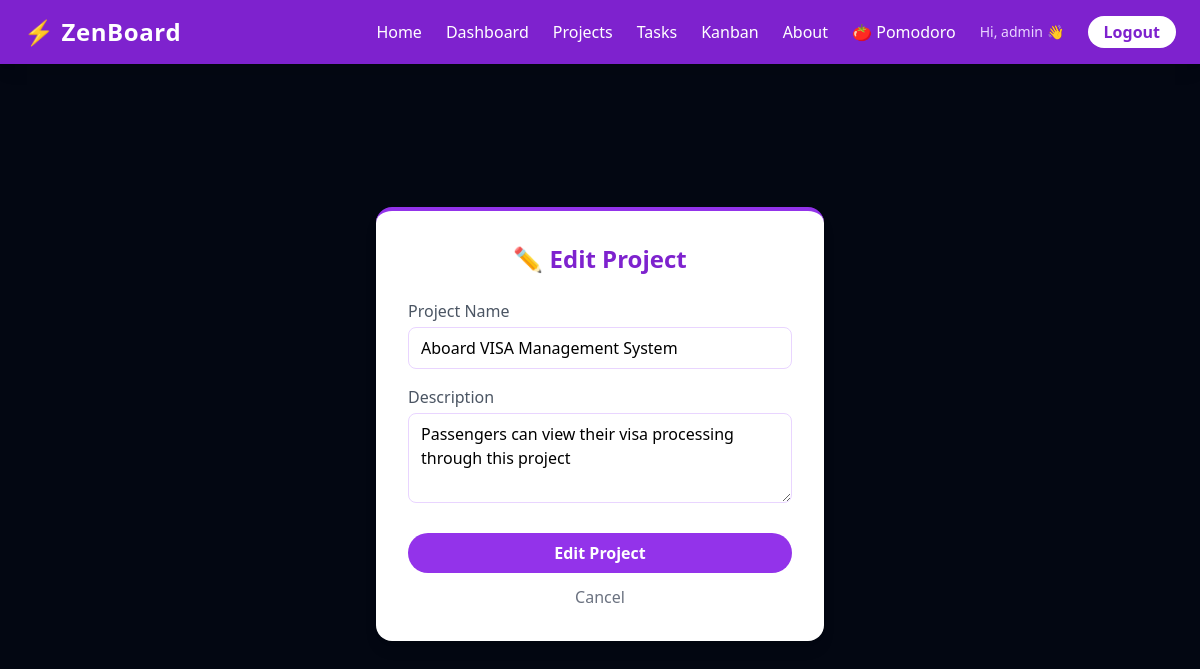
/projects/edit/3/ (signed in), run on the app's committed database.
### tasks/models.py (models this page shows, shortened)
class Project(models.Model):
    name = models.CharField(max_length=200)
    description = models.TextField(blank=True)
    owner = models.ForeignKey(User, on_delete=models.CASCADE)
    created_at = models.DateTimeField(auto_now_add=True)

### tasks/views.py (the view)
# urls.py: path('projects/edit/<int:pk>/', views.project_edit, name='project_edit'),
@login_required
def project_edit(request, pk):
    project = get_object_or_404(Project, id=pk, owner=request.user)
    if request.method == 'POST':
        project.name = request.POST['name']
        project.description = request.POST.get('description', '')
        project.save()
        return redirect('project_list')
    return render(request, 'tasks/project_form.html', {'action': 'Edit', 'project': project})

### templates/tasks/project_form.html (shortened to what this page needs)
{% extends 'tasks/base.html' %}
{% block content %}
<div class="flex justify-center items-center min-h-[80vh]">
    <div class="bg-white rounded-2xl shadow-lg p-8 w-full max-w-md border-t-4 border-purple-600">
        <h2 class="text-2xl font-bold text-purple-700 mb-6 text-center">
            {% if action == 'Edit' %}✏️ Edit Project{% else %}📁 New Project{% endif %}
        </h2>
        <form method="POST">
            <div class="mb-4">
                <label class="block text-gray-600 font-medium mb-1">Project Name</label>
                <input type="text" name="name" value="{{ project.name }}"
                    class="w-full border border-purple-200 rounded-lg px-3 py-2 focus:outline-none focus:border-purple-500"
                    required>
            </div>
            <div class="mb-4">
                <label class="block text-gray-600 font-medium mb-1">Description</label>
                <textarea name="description" rows="3"
                    class="w-full border border-purple-200 rounded-lg px-3 py-2 focus:outline-none focus:border-purple-500">{{ project.description }}</textarea>
            </div>
            <button type="submit" class="w-full bg-purple-600 text-white py-2 rounded-full font-semibold hover:bg-purple-700 transition mt-2">
                {{ action }} Project
            </button>
            <a href="{% url 'project_list' %}" class="block text-center text-gray-500 mt-3 hover:text-purple-600">Cancel</a>
        </form>
    </div>
</div>
{% endblock %}

### templates/tasks/base.html (shortened to what this page needs)
<!DOCTYPE html>
<html>
<head>
    <script src="https://cdn.tailwindcss.com"></script>
</head>
<body class="bg-gray-950 min-h-screen">
    <nav class="bg-purple-700 text-white px-6 py-4 flex items-center justify-between shadow-lg">
        <h1 class="text-2xl font-bold tracking-wide">⚡ ZenBoard</h1>
        <div class="flex items-center gap-6">
            <a href="{% url 'home' %}" class="hover:text-purple-200 transition font-medium">Home</a>
            <a href="{% url 'dashboard' %}" class="hover:text-purple-200 transition font-medium">Dashboard</a>
            <a href="{% url 'project_list' %}" class="hover:text-purple-200 transition font-medium">Projects</a>
            <a href="{% url 'task_list' %}" class="hover:text-purple-200 transition font-medium">Tasks</a>
            <a href="{% url 'kanban' %}" class="hover:text-purple-200 transition font-medium">Kanban</a>
                 <a href="{% url 'about' %}" class="hover:text-purple-200 transition font-medium">About</a>
                 <a href="{% url 'pomodoro' %}" class="hover:text-purple-200 transition font-medium">🍅 Pomodoro</a>
            {% if user.is_authenticated %}
                <span class="text-purple-200 text-sm">Hi, {{ user.username }} 👋</span>
                <a href="{% url 'logout' %}" class="bg-white text-purple-700 px-4 py-1 rounded-full font-semibold hover:bg-purple-100 transition">Logout</a>
            {% else %}
                <a href="{% url 'login' %}" class="bg-white text-purple-700 px-4 py-1 rounded-full font-semibold hover:bg-purple-100 transition">Login</a>
            {% endif %}
        </div>
    </nav>
    <div class="max-w-5xl mx-auto mt-10 px-4">
        {% block content %}
        {% endblock %}
    </div>
</body>
</html>

### data on the page
Project: name "Aboard VISA Management System", description "Passengers can view their visa processing through this project"

### other printed values
{{ user.username }} "admin"
{{ action }} "Edit"
